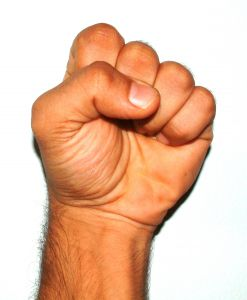
//> input picture WebcamGestures/ConvexDetection/Fist.jpg, 247 x 300 px
$ ./main   (built with g++ and OpenCV 4)
//> lines starting //> are read from the running program, lines starting //| are printed output that depends on the picture; after the words box and inside, x2 and y2 are one past the last pixel; in counts of white or black regions, pixels touching at a corner belong together
 #include "opencv2/highgui/highgui.hpp"
 #include "opencv2/imgproc/imgproc.hpp"
 #include <iostream>
 #include <stdio.h>
 #include <stdlib.h>

 using namespace cv;
 using namespace std;

 RNG rng(12345);

 // Find and display Convex Hull and defects
 // Input is contour of image
void hull(Mat src )
 {
	// Make local copy (Not really needed, but it doesn't kill to be safe!)
	Mat src_copy = src.clone();

	// Contours and it's heirarchy (look at OpenCV ref)
	vector<vector<Point> > contours;
	vector<Vec4i> hierarchy;

	// Find contours
	findContours( src, contours, hierarchy, CV_RETR_TREE, CV_CHAIN_APPROX_SIMPLE, Point(0, 0) );

	// Convext hull is vector of points
	// Find the convex hull object for each contour, so use 2D vector
	vector< vector<Point> > hull( contours.size() );

	// Find hull of each contour (should be just 1 in this case)
	for( int i = 0; i < contours.size(); i++ )
	{
		convexHull( Mat(contours[i]), hull[i], false );
	}

	// Draw contours + hull results
	Mat drawing = Mat::zeros( src.size(), CV_8UC3 );

	// Draw the contours and their respective hulls
	for( int i = 0; i< contours.size(); i++ )
	{
		Scalar color = Scalar( rng.uniform(0, 255), rng.uniform(0,255), rng.uniform(0,255) );
		drawContours( drawing, contours, i, Scalar(255), 1, 8, vector<Vec4i>(), 0, Point() );
		drawContours( drawing, hull, i, Scalar(255), 1, 8, vector<Vec4i>(), 0, Point() );
	}

	// Show in a window
	imshow( "Hull", drawing );
	waitKey(0);

	// To find the "defects in the hull"

	// Each Defect is a vector of 4 elements
	// It has the start, end and most "deep" point (Refer to documentation)
	// Also has depth from start to the deep point
	// Each hull can have multiple defects, so we need a vector of this vectors (one per hull)
	// Size of hull vector is size of contour
	vector<cv::Vec4i> convexityDefectsSet(contours.size());

	// THIS IS THE TRICKY PART HERE!

	// Find the hull again... This time as vector of integers.
	// Each element is an "index in the corresponding contour level"
	// Need this to get the defects portion working
	vector < vector<int> > hulls(contours.size());

	// I've called the convexHull function with a 4th parameter, explicitly telling it NOT to return points
	// Instead indices are returned
	for(int i= 0; i<contours.size(); i++)
		convexHull( Mat(contours[i]), hulls[i], false , false);

	// Now, the set of defects we get will be the index of a point in the contour.
	// It save space and just works!
	// In the "C" version, defects are returned as a vector of CvPoints
	for(int i= 0; i<contours.size(); i++)
		convexityDefects(contours[i], hulls[i], convexityDefectsSet);

	// defectIterator (Java style, to keep Ashwin happy! ;p
	// For each defect found
	for (int defectIterator = 0; defectIterator < convexityDefectsSet.size(); defectIterator++)
	{
		// Get the indices from the vector structure returned
		// Each defect has a start, end and deep point
		// Also, depth from start to the deep point
		int startIdx = convexityDefectsSet[defectIterator].val[0];
		int endIdx = convexityDefectsSet[defectIterator].val[1];
		int defectPtIdx = convexityDefectsSet[defectIterator].val[2];
		double depth = (double)convexityDefectsSet[defectIterator].val[3]/256.0f;  // see documentation link below why this

		// Each index is a point in the contour.
		// Since I know there is only 1 contour... 1st index is 0.

		// Draw a yellow line from start to defect
		line(drawing, contours[0][startIdx], contours[0][defectPtIdx], Scalar(0,255,255), 1);

		// Draw a red line from start to end
		//line(drawing, contours[0][startIdx], contours[0][endIdx], Scalar(0,0,255), 1);

		// Draw start point (Green)
		circle(drawing, contours[0][startIdx], 10, Scalar(0,255,0));

		// Draw end point (Blue)
		circle(drawing, contours[0][endIdx], 10, Scalar(255,0,0));

		// Draw defect point (Red)
		circle(drawing, contours[0][defectPtIdx], 5, Scalar(0,0,255));

	}

	// Show and save!
	imshow("Defects", drawing);
	imwrite("ConvexHull.jpg", drawing);
	waitKey(0);
 }

 // Returns index of largest vector
int findBiggestContour( vector < vector<Point> > contours)
{
// Keep in mind, a contour is a vector of points
// So multiple contours are 2D vectors of points

	// Index of largest contour
	int indexOfBiggestContour = -1;

	// Size of contour (temp var)
	int sizeOfBiggestContour = 0;

	// Iterate through each contour
	for (int i = 0; i < contours.size(); i++)
	{
		// Pretty straigh forward! Find the largest contour
		if(contours[i].size() > sizeOfBiggestContour)
		{
			sizeOfBiggestContour = contours[i].size();
			indexOfBiggestContour = i;
		}
	}

	return indexOfBiggestContour;
}


int main(int argc, char **argv)
{

	// Open image
	Mat src = imread("fist.jpg");
//> src is the input picture: 300 rows x 247 cols, CV_8UC3; mean B, G, R 169.9, 194.6, 234.8
	if (src.empty())
	{
		cerr<<"Can't open file";
		return -1;
	}

	// Blur image (Helps the skin detection)
	// Blur window size 5x5
	blur( src, src, Size(5,5) );
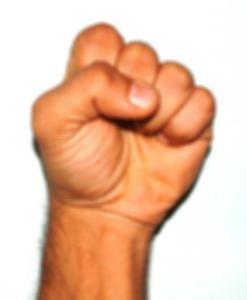
//> src: 300 rows x 247 cols, CV_8UC3; mean B, G, R 169.9, 194.7, 234.8

	// Convert to HSV
	Mat hsv;
	cvtColor(src, hsv, CV_BGR2HSV);
//> hsv: 300 rows x 247 cols, CV_8UC3; mean H, S, V 22.7, 77.9, 235.5

	// Threshold for skin.
	// LOT of trial-and-error here
	Mat bw;
	inRange(hsv, Scalar(0, 10, 170), Scalar(50, 255, 255), bw);
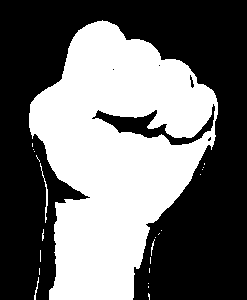
//> bw: 300 rows x 247 cols, CV_8UC1; 43.2% white; 23 white regions (19 under 20 px)

	// Show images
	imshow("src", src);
	imshow("dst", bw);

	// Vector of points for contours
	vector<vector<Point> > contours;
	// Hierarchy for contour detection
	vector<Vec4i> hierarchy;

	// Find contours
	findContours( bw, contours, hierarchy, CV_RETR_TREE, CV_CHAIN_APPROX_SIMPLE, Point(0, 0) );
//> contours = 28 contours, 24 with area under 20; largest, box (x1, y1, x2, y2) and area: (29, 20, 218, 300) 32722, (91, 103, 216, 146) 1486, (189, 74, 195, 89) 39, (40, 163, 48, 223) 32

	// Find the largest contour (assume, hand is largest)
	int s = findBiggestContour(contours);
//> the loop in findBiggestContour, `for (int i = 0; i < contours.size(); i++)` made 28 passes
//> sizeOfBiggestContour on passes 1, 4, 18, 23: 5, 17, 38, 367
//> after the loop in findBiggestContour, `for (int i = 0; i < contours.size(); i++)`: sizeOfBiggestContour = 367; indexOfBiggestContour = 22
//> s = 22

	// Draw and fill detector contour
	Mat drawing = Mat::zeros( src.size(), CV_8UC1 );
	drawContours( drawing, contours, s, Scalar(255), -1, 8, hierarchy, 0, Point() );
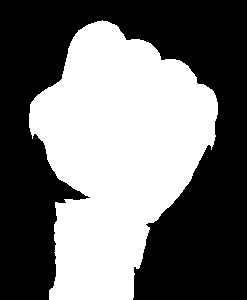
//> drawing: 300 rows x 247 cols, CV_8UC1; 44.7% white; 1 white region

	//Show the contour
	imshow("drw", drawing);

	// Detect hull and draw it
	hull(drawing);
//> in hull, `findContours( src, contours, hierarchy, CV_RETR_TREE, CV_CHAIN_APPROX_..`: contours = 1 contour; box (x1, y1, x2, y2) and area: (29, 20, 218, 300) 32722
//> in hull, `vector< vector<Point> > hull( contours.size() );`: hull = 1 empty contours
//> the loop in hull, `for( int i = 0; i < contours.size(); i++ )` made 1 pass
//> the loop in hull, `for( int i = 0; i< contours.size(); i++ )` made 1 pass
//> after the loop in hull, `for( int i = 0; i< contours.size(); i++ )`:
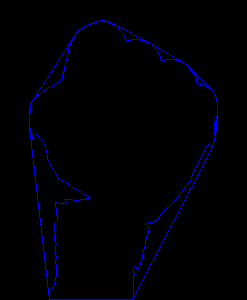
//> drawing: 300 rows x 247 cols, CV_8UC3; mean B, G, R 4.5, 0, 0
//> in hull, `vector<cv::Vec4i> convexityDefectsSet(contours.size());`: convexityDefectsSet = 1 item: [0, 0, 0, 0]
//> in hull, `vector < vector<int> > hulls(contours.size());`: hulls = 1 item
//> the loop in hull, `for(int i= 0; i<contours.size(); i++)` made 1 pass
//> the loop in hull, `for (int defectIterator = 0; defectIterator < convexityDefectsSet.size..` made 24 passes
//> (startIdx, endIdx, defectPtIdx, depth) on passes 1 to 12: (365, 0, 366, 0.785), (0, 2, 1, 0.785), (2, 8, 3, 0.633), (8, 10, 9, 0.445), (10, 16, 13, 0.742), (16, 18, 17, 0.602), (18, 20, 19, 0.555), (20, 60, 43, 13.01), (60, 62, 61, 0.445), (62, 64, 63, 0.883), (65, 182, 129, 52.51), (183, 275, 219, 23.45)
//> after the loop in hull, `for (int defectIterator = 0; defectIterator < convexityDefectsSet.size..`:
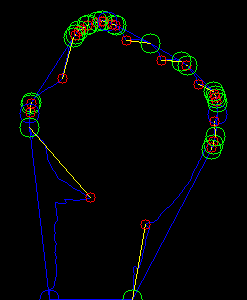
//> drawing: 300 rows x 247 cols, CV_8UC3; 2.91% of pixels changed, all inside (x1, y1, x2, y2) = (19, 10, 228, 300)

	waitKey(0);
	return 0;
}

$ run again, with WebcamGestures/ConvexDetection/hand.jpg copied over WebcamGestures/ConvexDetection/Fist.jpg
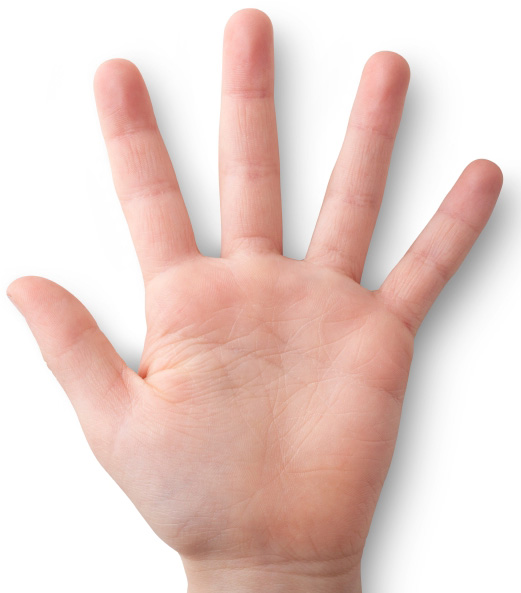
//> input picture WebcamGestures/ConvexDetection/hand.jpg, 521 x 593 px
//> src is the input picture: 593 rows x 521 cols, CV_8UC3; mean B, G, R 203.4, 209.5, 232.7
//> hsv: 593 rows x 521 cols, CV_8UC3; mean H, S, V 4.3, 35.2, 232.8
//> `inRange(hsv, Scalar(0, 10, 170), Scalar(50, 255, 255), bw);`:
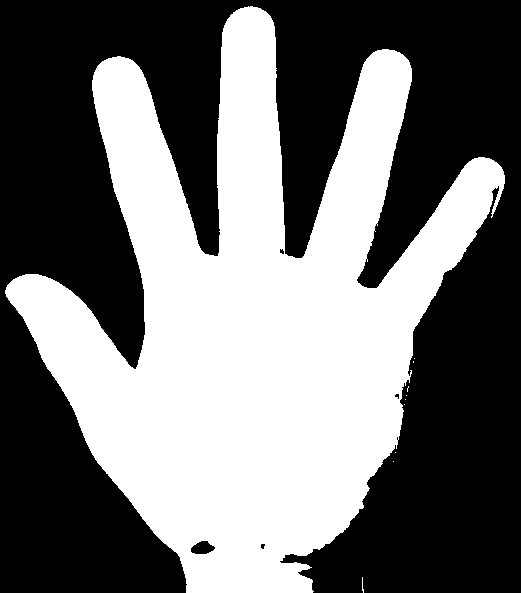
//> bw: 593 rows x 521 cols, CV_8UC1; 44.4% white; 10 white regions (9 under 20 px)
//> `findContours( bw, contours, hierarchy, CV_RETR_TREE, CV_CHAIN_APPROX_S..`: contours = 15 contours, 10 with area under 20; largest, box (x1, y1, x2, y2) and area: (5, 6, 505, 593) 135898, (190, 540, 216, 555) 248, (260, 543, 266, 550) 23, (279, 248, 285, 255) 22, (394, 393, 400, 400) 20
//> the loop in findBiggestContour, `for (int i = 0; i < contours.size(); i++)` made 15 passes
//> sizeOfBiggestContour on passes 1, 10: 6, 1374
//> after the loop in findBiggestContour, `for (int i = 0; i < contours.size(); i++)`: sizeOfBiggestContour = 1374; indexOfBiggestContour = 9
//> in hull, `findContours( src, contours, hierarchy, CV_RETR_TREE, CV_CHAIN_APPROX_..`: contours = 1 contour; box (x1, y1, x2, y2) and area: (5, 6, 505, 593) 135898
//> hull = 1 empty contours
//> the loop in hull, `for( int i = 0; i < contours.size(); i++ )` made 1 pass
//> the loop in hull, `for( int i = 0; i< contours.size(); i++ )` made 1 pass
//> convexityDefectsSet = 1 item: [0, 0, 0, 0]
//> hulls = 1 item
//> the loop in hull, `for(int i= 0; i<contours.size(); i++)` made 1 pass
//> the loop in hull, `for (int defectIterator = 0; defectIterator < convexityDefectsSet.size..` made 25 passes
//> (startIdx, endIdx, defectPtIdx, depth) on passes 1 to 8: (1371, 0, 1373, 1), (0, 4, 1, 0.727), (4, 193, 56, 223.8), (193, 199, 194, 0.445), (200, 206, 201, 0.445), (206, 414, 331, 151.3), (414, 416, 415, 0.633), (417, 419, 418, 0.633)
//> after the loop in hull, `for (int defectIterator = 0; defectIterator < convexityDefectsSet.size..`:
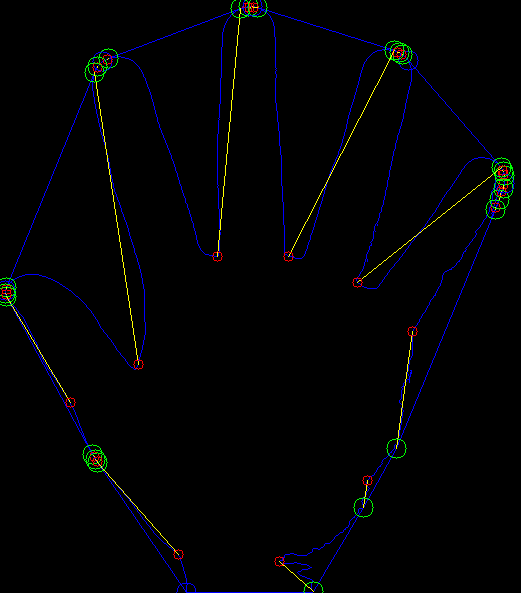
//> drawing: 593 rows x 521 cols, CV_8UC3; mean B, G, R 3.4, 2, 1.6
